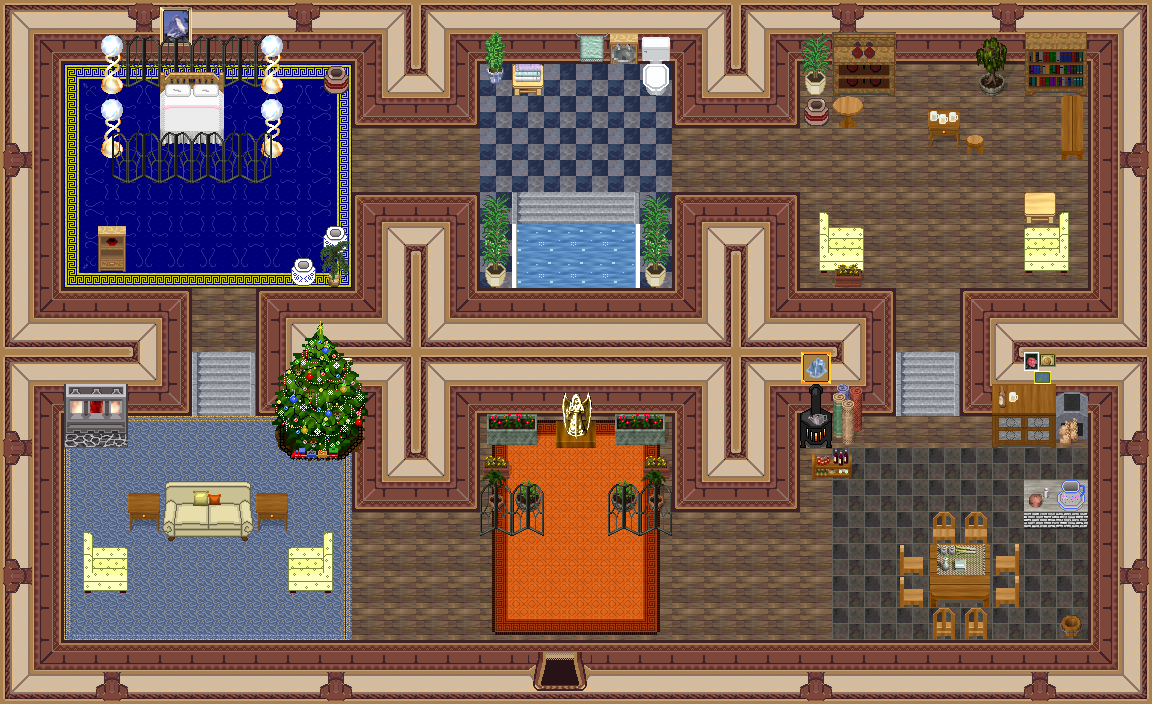

Below is a game level as drawn by its tile map, then a one-line description and the .tmx that defines it (tile-layer data replaced by summaries):
An orthogonal 36x22 tile map with 32x32 px tiles, 7 tile layers (0_floor, 1_terrain, 2_object, 3_roof, ...), 1 hidden layer not drawn, 50 tilesets.

<map version="1.0" orientation="orthogonal" renderorder="right-down" width="36" height="22" tilewidth="32" tileheight="32" nextobjectid="1">
 <tileset firstgid="1" name="wall red" tilewidth="32" tileheight="32">
  <image source="../../tileset/building/wall/int_wall_dark_red.png" width="128" height="128" />
 </tileset>
 <tileset firstgid="17" name="int red wall" tilewidth="32" tileheight="32">
  <image source="../../tileset/building/wall/int_wall_dark_red_corners.png" width="128" height="128" />
 </tileset>
 <tileset firstgid="33" name="int red wall corners" tilewidth="32" tileheight="32">
  <image source="../../tileset/building/wall/int_wall_dark_red_corners_2.png" width="64" height="128" />
 </tileset>
 <tileset firstgid="41" name="dark red ns" tilewidth="32" tileheight="32">
  <image source="../../tileset/building/entrance/dark_red_ns.png" width="96" height="128" />
 </tileset>
 <tileset firstgid="53" name="pot oriental jar" tilewidth="32" tileheight="32">
  <image source="../../tileset/item/pot/oriental_jar.png" width="32" height="32" />
 </tileset>
 <tileset firstgid="54" name="pot burgundy" tilewidth="32" tileheight="32">
  <image source="../../tileset/item/pot/pot_burgundy.png" width="32" height="32" />
 </tileset>
 <tileset firstgid="55" name="dishes" tilewidth="32" tileheight="32">
  <image source="../../tileset/furniture/crockery/dishes.png" width="64" height="96" />
 </tileset>
 <tileset firstgid="61" name="pie safe" tilewidth="32" tileheight="32">
  <image source="../../tileset/furniture/kitchen/pie_safe.png" width="64" height="64" />
 </tileset>
 <tileset firstgid="65" name="bench ns" tilewidth="32" tileheight="32">
  <image source="../../tileset/furniture/table/long_front_on.png" width="32" height="96" />
 </tileset>
 <tileset firstgid="68" name="stairs blue stone" tilewidth="32" tileheight="32">
  <image source="../../tileset/building/stairs/blue_stone.png" width="96" height="32" />
 </tileset>
 <tileset firstgid="71" name="shelfs" tilewidth="32" tileheight="32">
  <image source="../../tileset/furniture/shelve/pale_book_bottle_shelf.png" width="96" height="128" />
 </tileset>
 <tileset firstgid="83" name="table wooden rectangular" tilewidth="32" tileheight="32">
  <image source="../../tileset/furniture/table/wooden_rectangular.png" width="96" height="96" />
 </tileset>
 <tileset firstgid="92" name="table square pale" tilewidth="32" tileheight="32">
  <image source="../../tileset/furniture/table/square_pale.png" width="32" height="32" />
 </tileset>
 <tileset firstgid="93" name="table with hob pale" tilewidth="32" tileheight="32">
  <image source="../../tileset/furniture/table/table_with_hob_pale.png" width="96" height="32" />
 </tileset>
 <tileset firstgid="96" name="oriental plant" tilewidth="32" tileheight="32">
  <image source="../../tileset/plant/indoor/oriental_plant.png" width="32" height="64" />
 </tileset>
 <tileset firstgid="98" name="plant pot 1" tilewidth="32" tileheight="32">
  <image source="../../tileset/plant/indoor/pot_plant_1.png" width="192" height="64" />
 </tileset>
 <tileset firstgid="110" name="collision" tilewidth="32" tileheight="32">
  <image source="../../tileset/logic/collision.png" width="32" height="32" />
 </tileset>
 <tileset firstgid="111" name="gate fancy" tilewidth="32" tileheight="32">
  <image source="../../tileset/building/decoration/fancy_gate.png" width="96" height="64" />
 </tileset>
 <tileset firstgid="117" name="furnace green" tilewidth="32" tileheight="32">
  <image source="../../tileset/building/decoration/furnace.png" width="64" height="64" />
 </tileset>
 <tileset firstgid="121" name="fire" tilewidth="32" tileheight="32">
  <image source="../../tileset/ground/fire/fire.png" width="96" height="288" />
 </tileset>
 <tileset firstgid="148" name="flames" tilewidth="32" tileheight="32">
  <image source="../../tileset/furniture/light/flames.png" width="192" height="32" />
 </tileset>
 <tileset firstgid="154" name="towels" tilewidth="32" tileheight="32">
  <image source="../../tileset/item/textile/towels.png" width="192" height="128" />
 </tileset>
 <tileset firstgid="178" name="walls siding" tilewidth="32" tileheight="32">
  <image source="../../tileset/building/wall/walls_siding.png" width="128" height="128" />
 </tileset>
 <tileset firstgid="194" name="warmer" tilewidth="32" tileheight="32">
  <image source="../../tileset/furniture/kitchen/warmer.png" width="32" height="64" />
 </tileset>
 <tileset firstgid="196" name="barrel" tilewidth="32" tileheight="32">
  <image source="../../tileset/item/pot/barrel.png" width="32" height="64" />
 </tileset>
 <tileset firstgid="198" name="table wooden" tilewidth="32" tileheight="32">
  <image source="../../tileset/furniture/table/wooden.png" width="32" height="32" />
 </tileset>
 <tileset firstgid="199" name="chair wooden" tilewidth="32" tileheight="32">
  <image source="../../tileset/furniture/chair/wooden.png" width="160" height="32" />
 </tileset>
 <tileset firstgid="204" name="shelfs 3" tilewidth="32" tileheight="32">
  <image source="../../tileset/furniture/shelve/bright_bookshelf_and_cupboard.png" width="96" height="64" />
 </tileset>
 <tileset firstgid="210" name="armchair cream" tilewidth="32" tileheight="32">
  <image source="../../tileset/furniture/chair/armchair_cream.png" width="128" height="96" />
 </tileset>
 <tileset firstgid="222" name="oil paintings" tilewidth="32" tileheight="32">
  <image source="../../tileset/furniture/picture/oil_paintings.png" width="128" height="128" />
 </tileset>
 <tileset firstgid="238" name="floor tiles" tilewidth="32" tileheight="32">
  <image source="../../tileset/ground/indoor/floor_tiles.png" width="96" height="96" />
 </tileset>
 <tileset firstgid="247" name="royal blue" tilewidth="32" tileheight="32">
  <image source="../../tileset/furniture/carpet/royalblue.png" width="96" height="96" />
 </tileset>
 <tileset firstgid="256" name="bathroom basin" tilewidth="32" tileheight="32">
  <image source="../../tileset/furniture/bathroom/basin.png" width="96" height="32" />
 </tileset>
 <tileset firstgid="259" name="bathroom toilet" tilewidth="32" tileheight="32">
  <image source="../../tileset/furniture/bathroom/toilet.png" width="96" height="128" />
 </tileset>
 <tileset firstgid="271" name="bottles and cups" tilewidth="32" tileheight="32">
  <image source="../../tileset/item/drink/bottles_and_cups.png" width="128" height="128" />
 </tileset>
 <tileset firstgid="287" name="blankets" tilewidth="32" tileheight="32">
  <image source="../../tileset/item/textile/blankets.png" width="96" height="128" />
 </tileset>
 <tileset firstgid="299" name="desk" tilewidth="32" tileheight="32">
  <image source="../../tileset/furniture/table/desk.png" width="64" height="64" />
 </tileset>
 <tileset firstgid="303" name="household items" tilewidth="32" tileheight="32">
  <image source="../../tileset/item/household/food_preparation.png" width="128" height="128" />
 </tileset>
 <tileset firstgid="319" name="planted container" tilewidth="32" tileheight="32">
  <image source="../../tileset/plant/flower/planted_containers.png" width="128" height="128" />
 </tileset>
 <tileset firstgid="335" name="goddess icon" tilewidth="32" tileheight="32">
  <image source="../../tileset/item/statue/goddess_icon.png" width="64" height="64" />
 </tileset>
 <tileset firstgid="339" name="weird lamp" tilewidth="32" tileheight="32">
  <image source="../../tileset/furniture/light/weird_lamp.png" width="192" height="64" />
 </tileset>
 <tileset firstgid="351" name="bubbles" tilewidth="32" tileheight="32">
  <image source="../../tileset/ground/water/water_bubbles.png" width="256" height="128" />
 </tileset>
 <tileset firstgid="383" name="brick base" tilewidth="32" tileheight="32">
  <image source="../../tileset/furniture/table/brick_base.png" width="96" height="32" />
 </tileset>
 <tileset firstgid="386" name="rug" tilewidth="32" tileheight="32">
  <image source="../../tileset/furniture/carpet/orange.png" width="96" height="96" />
 </tileset>
 <tileset firstgid="395" name="rug border" tilewidth="32" tileheight="32">
  <image source="../../tileset/furniture/carpet/rug_border.png" width="96" height="96" />
 </tileset>
 <tileset firstgid="404" name="double_white_pink" tilewidth="32" tileheight="32">
  <image source="../../tileset/furniture/bed/double_white_pink.png" width="192" height="96" />
 </tileset>
 <tileset firstgid="422" name="sofa_cream" tilewidth="32" tileheight="32">
  <image source="../../tileset/furniture/chair/sofa_cream.png" width="96" height="64" />
 </tileset>
 <tileset firstgid="428" name="armchair_cream" tilewidth="32" tileheight="32">
  <image source="../../tileset/furniture/chair/armchair_cream.png" width="128" height="96" />
 </tileset>
 <tileset firstgid="440" name="throw_pillows" tilewidth="32" tileheight="32">
  <image source="../../tileset/item/textile/throw_pillows.png" width="128" height="64" />
 </tileset>
 <tileset firstgid="448" name="christmas_tree" tilewidth="32" tileheight="32">
  <image source="../../tileset/plant/tree/christmas_tree.png" width="256" height="160" />
 </tileset>
 <layer name="0_floor" width="36" height="22">
  <data>[792 cells, 792 non-empty, 21 distinct tile ids]</data>
 </layer>
 <layer name="1_terrain" width="36" height="22">
  <data>[792 cells, 538 non-empty, 108 distinct tile ids]</data>
 </layer>
 <layer name="2_object" width="36" height="22">
  <data>[792 cells, 95 non-empty, 78 distinct tile ids]</data>
 </layer>
 <layer name="3_roof" width="36" height="22">
  <data>[792 cells, 52 non-empty, 33 distinct tile ids]</data>
 </layer>
 <layer name="4_roof_add" width="36" height="22">
  <data>[792 cells, 2 non-empty, 2 distinct tile ids]</data>
 </layer>
 <layer name="objects" width="36" height="22">
  <data>[792 cells, 0 non-empty, 0 distinct tile ids]</data>
 </layer>
 <layer name="collision" width="36" height="22" visible="0" opacity="0.35">
  <data>[792 cells, 485 non-empty, 1 distinct tile ids]</data>
 </layer>
 <layer name="protection" width="36" height="22">
  <data>[792 cells, 0 non-empty, 0 distinct tile ids]</data>
 </layer>
</map>
